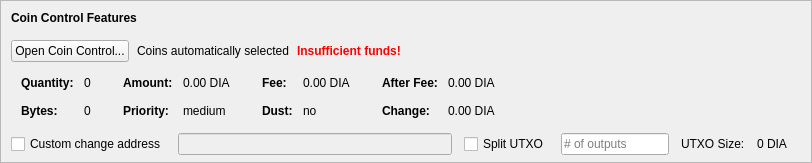
    <widget class="QFrame" name="frameCoinControl">
     <property name="sizePolicy">
      <sizepolicy hsizetype="Expanding" vsizetype="Expanding">
       <horstretch>0</horstretch>
       <verstretch>0</verstretch>
      </sizepolicy>
     </property>
     <property name="maximumSize">
      <size>
       <width>16777215</width>
       <height>16777215</height>
      </size>
     </property>
     <property name="frameShape">
      <enum>QFrame::StyledPanel</enum>
     </property>
     <property name="frameShadow">
      <enum>QFrame::Sunken</enum>
     </property>
     <layout class="QVBoxLayout" name="verticalLayoutCoinControl2">
      <property name="spacing">
       <number>0</number>
      </property>
      <property name="leftMargin">
       <number>0</number>
      </property>
      <property name="topMargin">
       <number>0</number>
      </property>
      <property name="rightMargin">
       <number>0</number>
      </property>
      <property name="bottomMargin">
       <number>6</number>
      </property>
      <item>
       <layout class="QVBoxLayout" name="verticalLayoutCoinControl" stretch="0,0,0,0,1">
        <property name="spacing">
         <number>0</number>
        </property>
        <property name="leftMargin">
         <number>10</number>
        </property>
        <property name="topMargin">
         <number>10</number>
        </property>
        <item>
         <layout class="QHBoxLayout" name="horizontalLayoutCoinControl1">
          <property name="bottomMargin">
           <number>15</number>
          </property>
          <item>
           <widget class="QLabel" name="labelCoinControlFeatures">
            <property name="sizePolicy">
             <sizepolicy hsizetype="Preferred" vsizetype="Maximum">
              <horstretch>0</horstretch>
              <verstretch>0</verstretch>
             </sizepolicy>
            </property>
            <property name="font">
             <font>
              <weight>75</weight>
              <bold>true</bold>
             </font>
            </property>
            <property name="styleSheet">
             <string notr="true">font-weight:bold;</string>
            </property>
            <property name="text">
             <string>Coin Control Features</string>
            </property>
           </widget>
          </item>
         </layout>
        </item>
        <item>
         <layout class="QHBoxLayout" name="horizontalLayoutCoinControl2" stretch="0,0,0,0">
          <property name="spacing">
           <number>8</number>
          </property>
          <property name="bottomMargin">
           <number>10</number>
          </property>
          <item>
           <widget class="QPushButton" name="pushButtonCoinControl">
            <property name="styleSheet">
             <string notr="true"/>
            </property>
            <property name="text">
             <string>Open Coin Control...</string>
            </property>
            <property name="autoDefault">
             <bool>false</bool>
            </property>
           </widget>
          </item>
          <item>
           <widget class="QLabel" name="labelCoinControlAutomaticallySelected">
            <property name="text">
             <string>Coins automatically selected</string>
            </property>
            <property name="margin">
             <number>5</number>
            </property>
           </widget>
          </item>
          <item>
           <widget class="QLabel" name="labelCoinControlInsuffFunds">
            <property name="font">
             <font>
              <weight>75</weight>
              <bold>true</bold>
             </font>
            </property>
            <property name="styleSheet">
             <string notr="true">color:red;font-weight:bold;</string>
            </property>
            <property name="text">
             <string>Insufficient funds!</string>
            </property>
            <property name="margin">
             <number>5</number>
            </property>
           </widget>
          </item>
          <item>
           <spacer name="horizontalSpacerCoinControl">
            <property name="orientation">
             <enum>Qt::Horizontal</enum>
            </property>
            <property name="sizeHint" stdset="0">
             <size>
              <width>40</width>
              <height>1</height>
             </size>
            </property>
           </spacer>
          </item>
         </layout>
        </item>
        <item>
         <widget class="QWidget" name="widgetCoinControl" native="true">
          <property name="sizePolicy">
           <sizepolicy hsizetype="Preferred" vsizetype="Preferred">
            <horstretch>0</horstretch>
            <verstretch>0</verstretch>
           </sizepolicy>
          </property>
          <property name="minimumSize">
           <size>
            <width>0</width>
            <height>0</height>
           </size>
          </property>
          <property name="styleSheet">
           <string notr="true"/>
          </property>
          <layout class="QHBoxLayout" name="horizontalLayoutCoinControl5">
           <property name="leftMargin">
            <number>0</number>
           </property>
           <property name="topMargin">
            <number>0</number>
           </property>
           <property name="rightMargin">
            <number>0</number>
           </property>
           <property name="bottomMargin">
            <number>0</number>
           </property>
           <item>
            <layout class="QHBoxLayout" name="horizontalLayoutCoinControl3" stretch="0,0,0,1">
             <property name="spacing">
              <number>20</number>
             </property>
             <property name="topMargin">
              <number>0</number>
             </property>
             <property name="bottomMargin">
              <number>10</number>
             </property>
             <item>
              <layout class="QFormLayout" name="formLayoutCoinControl1">
               <property name="horizontalSpacing">
                <number>10</number>
               </property>
               <property name="verticalSpacing">
                <number>14</number>
               </property>
               <property name="leftMargin">
                <number>10</number>
               </property>
               <property name="topMargin">
                <number>4</number>
               </property>
               <property name="rightMargin">
                <number>6</number>
               </property>
               <item row="0" column="0">
                <widget class="QLabel" name="labelCoinControlQuantityText">
                 <property name="font">
                  <font>
                   <weight>75</weight>
                   <bold>true</bold>
                  </font>
                 </property>
                 <property name="text">
                  <string>Quantity:</string>
                 </property>
                 <property name="margin">
                  <number>0</number>
                 </property>
                </widget>
               </item>
               <item row="0" column="1">
                <widget class="QLabel" name="labelCoinControlQuantity">
                 <property name="cursor">
                  <cursorShape>IBeamCursor</cursorShape>
                 </property>
                 <property name="contextMenuPolicy">
                  <enum>Qt::ActionsContextMenu</enum>
                 </property>
                 <property name="text">
                  <string notr="true">0</string>
                 </property>
                 <property name="margin">
                  <number>0</number>
                 </property>
                 <property name="textInteractionFlags">
                  <set>Qt::LinksAccessibleByMouse|Qt::TextSelectableByKeyboard|Qt::TextSelectableByMouse</set>
                 </property>
                </widget>
               </item>
               <item row="1" column="0">
                <widget class="QLabel" name="labelCoinControlBytesText">
                 <property name="font">
                  <font>
                   <weight>75</weight>
                   <bold>true</bold>
                  </font>
                 </property>
                 <property name="text">
                  <string>Bytes:</string>
                 </property>
                </widget>
               </item>
               <item row="1" column="1">
                <widget class="QLabel" name="labelCoinControlBytes">
                 <property name="cursor">
                  <cursorShape>IBeamCursor</cursorShape>
                 </property>
                 <property name="contextMenuPolicy">
                  <enum>Qt::ActionsContextMenu</enum>
                 </property>
                 <property name="text">
                  <string notr="true">0</string>
                 </property>
                 <property name="textInteractionFlags">
                  <set>Qt::LinksAccessibleByMouse|Qt::TextSelectableByKeyboard|Qt::TextSelectableByMouse</set>
                 </property>
                </widget>
               </item>
              </layout>
             </item>
             <item>
              <layout class="QFormLayout" name="formLayoutCoinControl2">
               <property name="horizontalSpacing">
                <number>10</number>
               </property>
               <property name="verticalSpacing">
                <number>14</number>
               </property>
               <property name="leftMargin">
                <number>6</number>
               </property>
               <property name="topMargin">
                <number>4</number>
               </property>
               <property name="rightMargin">
                <number>6</number>
               </property>
               <item row="0" column="0">
                <widget class="QLabel" name="labelCoinControlAmountText">
                 <property name="font">
                  <font>
                   <weight>75</weight>
                   <bold>true</bold>
                  </font>
                 </property>
                 <property name="text">
                  <string>Amount:</string>
                 </property>
                 <property name="margin">
                  <number>0</number>
                 </property>
                </widget>
               </item>
               <item row="0" column="1">
                <widget class="QLabel" name="labelCoinControlAmount">
                 <property name="cursor">
                  <cursorShape>IBeamCursor</cursorShape>
                 </property>
                 <property name="contextMenuPolicy">
                  <enum>Qt::ActionsContextMenu</enum>
                 </property>
                 <property name="text">
                  <string notr="true">0.00 DIA</string>
                 </property>
                 <property name="textInteractionFlags">
                  <set>Qt::LinksAccessibleByMouse|Qt::TextSelectableByKeyboard|Qt::TextSelectableByMouse</set>
                 </property>
                </widget>
               </item>
               <item row="1" column="0">
                <widget class="QLabel" name="labelCoinControlPriorityText">
                 <property name="font">
                  <font>
                   <weight>75</weight>
                   <bold>true</bold>
                  </font>
                 </property>
                 <property name="text">
                  <string>Priority:</string>
                 </property>
                </widget>
               </item>
               <item row="1" column="1">
                <widget class="QLabel" name="labelCoinControlPriority">
                 <property name="cursor">
                  <cursorShape>IBeamCursor</cursorShape>
                 </property>
                 <property name="contextMenuPolicy">
                  <enum>Qt::ActionsContextMenu</enum>
                 </property>
                 <property name="text">
                  <string>medium</string>
                 </property>
                 <property name="textInteractionFlags">
                  <set>Qt::LinksAccessibleByMouse|Qt::TextSelectableByKeyboard|Qt::TextSelectableByMouse</set>
                 </property>
                </widget>
               </item>
              </layout>
             </item>
             <item>
              <layout class="QFormLayout" name="formLayoutCoinControl3">
               <property name="horizontalSpacing">
                <number>10</number>
               </property>
               <property name="verticalSpacing">
                <number>14</number>
               </property>
               <property name="leftMargin">
                <number>6</number>
               </property>
               <property name="topMargin">
                <number>4</number>
               </property>
               <property name="rightMargin">
                <number>6</number>
               </property>
               <item row="0" column="0">
                <widget class="QLabel" name="labelCoinControlFeeText">
                 <property name="font">
                  <font>
                   <weight>75</weight>
                   <bold>true</bold>
                  </font>
                 </property>
                 <property name="text">
                  <string>Fee:</string>
                 </property>
                 <property name="margin">
                  <number>0</number>
                 </property>
                </widget>
               </item>
               <item row="0" column="1">
                <widget class="QLabel" name="labelCoinControlFee">
                 <property name="cursor">
                  <cursorShape>IBeamCursor</cursorShape>
                 </property>
                 <property name="contextMenuPolicy">
                  <enum>Qt::ActionsContextMenu</enum>
                 </property>
                 <property name="text">
                  <string notr="true">0.00 DIA</string>
                 </property>
                 <property name="textInteractionFlags">
                  <set>Qt::LinksAccessibleByMouse|Qt::TextSelectableByKeyboard|Qt::TextSelectableByMouse</set>
                 </property>
                </widget>
               </item>
               <item row="1" column="0">
                <widget class="QLabel" name="labelCoinControlLowOutputText">
                 <property name="font">
                  <font>
                   <weight>75</weight>
                   <bold>true</bold>
                  </font>
                 </property>
                 <property name="text">
                  <string>Dust:</string>
                 </property>
                </widget>
               </item>
               <item row="1" column="1">
                <widget class="QLabel" name="labelCoinControlLowOutput">
                 <property name="cursor">
                  <cursorShape>IBeamCursor</cursorShape>
                 </property>
                 <property name="contextMenuPolicy">
                  <enum>Qt::ActionsContextMenu</enum>
                 </property>
                 <property name="text">
                  <string>no</string>
                 </property>
                 <property name="textInteractionFlags">
                  <set>Qt::LinksAccessibleByMouse|Qt::TextSelectableByKeyboard|Qt::TextSelectableByMouse</set>
                 </property>
                </widget>
               </item>
              </layout>
             </item>
             <item>
              <layout class="QFormLayout" name="formLayoutCoinControl4">
               <property name="horizontalSpacing">
                <number>10</number>
               </property>
               <property name="verticalSpacing">
                <number>14</number>
               </property>
               <property name="leftMargin">
                <number>6</number>
               </property>
               <property name="topMargin">
                <number>4</number>
               </property>
               <property name="rightMargin">
                <number>6</number>
               </property>
               <item row="0" column="0">
                <widget class="QLabel" name="labelCoinControlAfterFeeText">
                 <property name="font">
                  <font>
                   <weight>75</weight>
                   <bold>true</bold>
                  </font>
                 </property>
                 <property name="text">
                  <string>After Fee:</string>
                 </property>
                 <property name="margin">
                  <number>0</number>
                 </property>
                </widget>
               </item>
               <item row="0" column="1">
                <widget class="QLabel" name="labelCoinControlAfterFee">
                 <property name="cursor">
                  <cursorShape>IBeamCursor</cursorShape>
                 </property>
                 <property name="contextMenuPolicy">
                  <enum>Qt::ActionsContextMenu</enum>
                 </property>
                 <property name="text">
                  <string notr="true">0.00 DIA</string>
                 </property>
                 <property name="textInteractionFlags">
                  <set>Qt::LinksAccessibleByMouse|Qt::TextSelectableByKeyboard|Qt::TextSelectableByMouse</set>
                 </property>
                </widget>
               </item>
               <item row="1" column="0">
                <widget class="QLabel" name="labelCoinControlChangeText">
                 <property name="font">
                  <font>
                   <weight>75</weight>
                   <bold>true</bold>
                  </font>
                 </property>
                 <property name="text">
                  <string>Change:</string>
                 </property>
                </widget>
               </item>
               <item row="1" column="1">
                <widget class="QLabel" name="labelCoinControlChange">
                 <property name="cursor">
                  <cursorShape>IBeamCursor</cursorShape>
                 </property>
                 <property name="contextMenuPolicy">
                  <enum>Qt::ActionsContextMenu</enum>
                 </property>
                 <property name="text">
                  <string notr="true">0.00 DIA</string>
                 </property>
                 <property name="textInteractionFlags">
                  <set>Qt::LinksAccessibleByMouse|Qt::TextSelectableByKeyboard|Qt::TextSelectableByMouse</set>
                 </property>
                </widget>
               </item>
              </layout>
             </item>
            </layout>
           </item>
          </layout>
         </widget>
        </item>
        <item>
         <layout class="QHBoxLayout" name="horizontalLayoutCoinControl4" stretch="0,0,0,0,0,0,0">
          <property name="spacing">
           <number>12</number>
          </property>
          <property name="sizeConstraint">
           <enum>QLayout::SetDefaultConstraint</enum>
          </property>
          <property name="topMargin">
           <number>5</number>
          </property>
          <property name="rightMargin">
           <number>5</number>
          </property>
          <item>
           <widget class="QCheckBox" name="checkBoxCoinControlChange">
            <property name="toolTip">
             <string>If this is activated, but the change address is empty or invalid, change will be sent to a newly generated address.</string>
            </property>
            <property name="text">
             <string>Custom change address</string>
            </property>
           </widget>
          </item>
          <item>
           <widget class="QValidatedLineEdit" name="lineEditCoinControlChange">
            <property name="enabled">
             <bool>false</bool>
            </property>
            <property name="sizePolicy">
             <sizepolicy hsizetype="Expanding" vsizetype="Fixed">
              <horstretch>0</horstretch>
              <verstretch>0</verstretch>
             </sizepolicy>
            </property>
           </widget>
          </item>
          <item>
           <widget class="QCheckBox" name="splitBlockCheckBox">
            <property name="text">
             <string>Split UTXO</string>
            </property>
           </widget>
          </item>
          <item>
           <widget class="QLineEdit" name="splitBlockLineEdit">
            <property name="sizePolicy">
             <sizepolicy hsizetype="Fixed" vsizetype="Fixed">
              <horstretch>50</horstretch>
              <verstretch>0</verstretch>
             </sizepolicy>
            </property>
            <property name="placeholderText">
             <string># of outputs</string>
            </property>
           </widget>
          </item>
          <item>
           <widget class="QLabel" name="labelBlockSizeText">
            <property name="text">
             <string>UTXO Size:</string>
            </property>
           </widget>
          </item>
          <item>
           <widget class="QLabel" name="labelBlockSize">
            <property name="text">
             <string>0 DIA</string>
            </property>
           </widget>
          </item>
          <item>
           <widget class="QLabel" name="labelCoinControlChangeLabel">
            <property name="sizePolicy">
             <sizepolicy hsizetype="Preferred" vsizetype="Expanding">
              <horstretch>0</horstretch>
              <verstretch>0</verstretch>
             </sizepolicy>
            </property>
            <property name="minimumSize">
             <size>
              <width>0</width>
              <height>0</height>
             </size>
            </property>
            <property name="text">
             <string/>
            </property>
            <property name="margin">
             <number>3</number>
            </property>
           </widget>
          </item>
         </layout>
        </item>
        <item>
         <spacer name="verticalSpacerCoinControl">
          <property name="orientation">
           <enum>Qt::Vertical</enum>
          </property>
          <property name="sizeHint" stdset="0">
           <size>
            <width>800</width>
            <height>1</height>
           </size>
          </property>
         </spacer>
        </item>
       </layout>
      </item>
     </layout>
    </widget>
